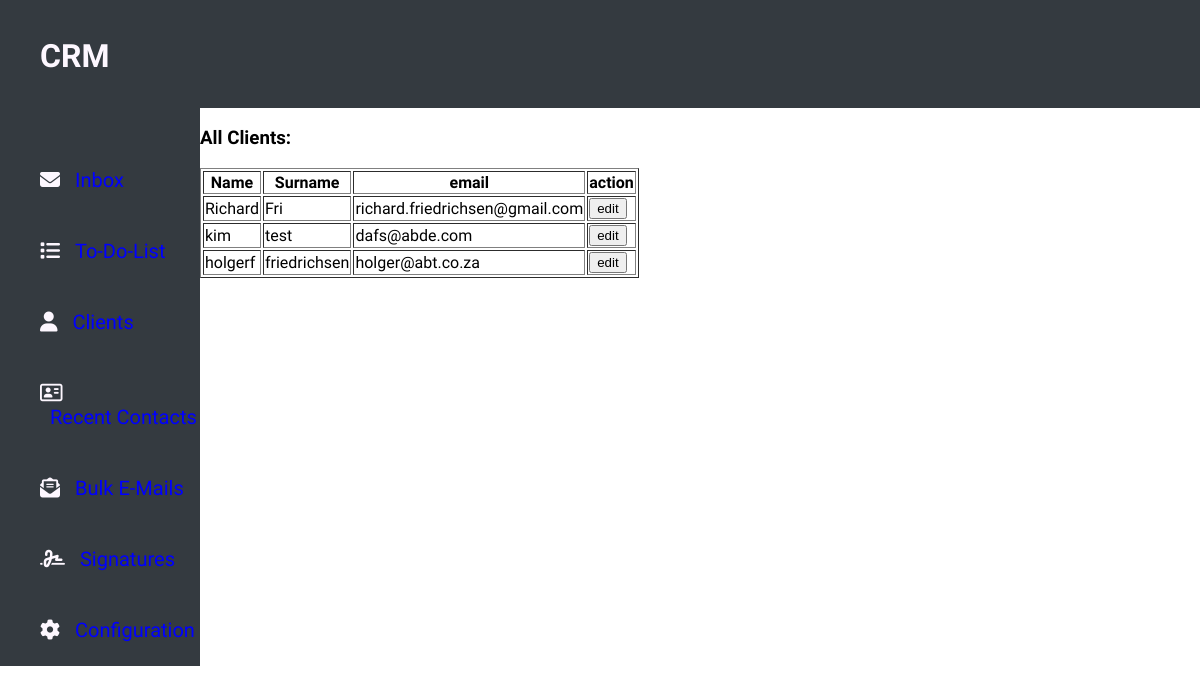
The app's page /clients/read_clients/ with its own data.
### C_Client/models.py (models this page shows, shortened)
class Client(models.Model):
    name = models.CharField(max_length=50)
    surname = models.CharField(max_length=50)
    email = models.EmailField()
    phone = models.CharField(max_length=50)

### C_Client/views.py (the view)
# urls.py: path('read_clients/', views.read_clients, name="read_clients"),
def read_clients(request):
    all_clients = Client.objects.all()
    return render(request, "read_clients.html", {"all_clients": all_clients})

### templates/read_clients.html
{% extends 'main.html'%}
{% block content %}
    <h3 >All Clients:</h3>
    <table border="1">
        <tr>
            <th>Name</th>
            <th>Surname</th>
            <th>email</th>
            <th>action</th>
        </tr>
        {% for client in all_clients %}
        <tr>
            <td>{{ client.name }}</td>
            <td>{{ client.surname }}</td>
            <td>{{ client.email }}</td>
            <td><button>edit</button></td>
        </tr>
        {% endfor %}
    </table>
{% endblock %}

### static/main.css (style rules this page uses)
:root { --writing-color: #FDF7FF; --background-color: #343a40; --button-color: #00A989; }
body { margin: 0px; display: grid; height: 100%; grid-template-rows: repeat(12, 1fr); grid-template-columns: repeat(12, 1fr); font-family: 'Familjen Grotesk', sans-serif; }

### records on screen
Client: name "Richard", surname "Fri", email "richard.friedrichsen@gmail.com"
Client: name "kim", surname "test", email "dafs@abde.com"
Client: name "holgerf", surname "friedrichsen", email "holger@abt.co.za"
